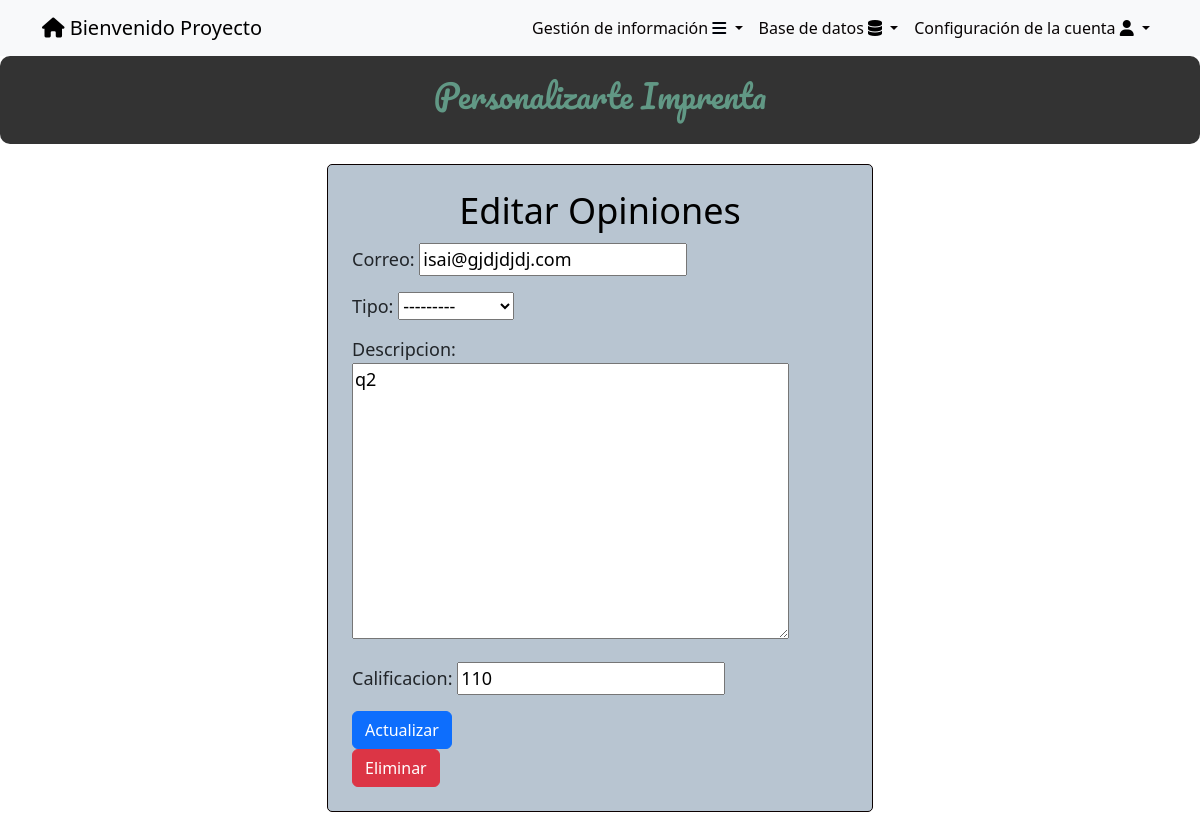
The app's page /opiniones/2/ (signed in) with its own data.
### tasks/models.py (models this page shows)
class Opionion(models.Model):
    QUEJA = 'Queja'
    OPINION = ' '
    SUGERENCIA = 'Sugerencia'
    ESTADO_CHOICES = [
        (QUEJA, 'Queja'),
        (OPINION, 'Opinion'),
        (SUGERENCIA, 'Sugerencia'),
    ]
    Correo  = models.EmailField(blank=True,null=True)
    FechaRegistro = models.DateField(auto_now_add=True,blank=True,null=True)
    tipo = models.CharField(blank=True,null=True,max_length=100,choices=ESTADO_CHOICES)
    descripcion = models.TextField(blank=True,null=True)
    calificacion = models.IntegerField(blank=True,null=True,validators=[MinValueValidator(1), MaxValueValidator(10)])
    user = models.ForeignKey(User, on_delete=models.CASCADE,blank=True, null=True)

### tasks/views.py (the view)
# urls.py: path('opiniones/<int:opinion_id>/', views.opinion_detail,name='opinion_detail'),
@login_required
def opinion_detail(request, opinion_id):
    opinion = get_object_or_404(Opionion, pk=opinion_id)
    if request.user.is_superuser:
        form = OpionionForm(instance=opinion)
    else:
        if opinion.user != request.user:
            return HttpResponseForbidden("No tienes permiso para acceder a esta página.")
        form = OpionionForm(instance=opinion)
    if request.method == 'POST':
        form = OpionionForm(request.POST, instance=opinion)  # Pasar instance=cliente para actualizar el cliente existente
        if form.is_valid():
            form.save()
            return redirect('opiniones')
    return render(request, 'opinion_detail.html', {
        'opinion': opinion,
        'form': form
    })

### tasks/forms.py
class OpionionForm(ModelForm):
    class Meta:
        model = Opionion
        fields = ['Correo','tipo','descripcion','calificacion']
        labels = {
            'Correo':'Correo',
            'FechaRegistro':'Fecha de Registro',
            'tipo':'Tipo',
            'descripcion':'Descripcion',
            'calificacion':'Calificacion'
        }

### tasks/templates/opinion_detail.html (shortened to what this page needs)
{% extends 'base.html' %}
{% block content %}
<head>
</head>
<body>
    <center>
        <div class="feature-box">
            <h2>Personalizarte Imprenta</h2>
        </div>
    </center>
    <div class="container">
        <div class="row justify-content-center">
            <div class="col-md-6">
                <div class="custom-form-container p-4">
                    <center><h1>
                        Editar Opiniones
                    </h1></center>
                    <form method="post">
                        {{ form.as_p }}
                        <button class="btn btn-primary">
                            Actualizar
                        </button>
                    </form>
                    {% if user.is_superuser  %}
                    <form id="deleteForm" method="post" action="{% url 'delete_opiniones' opinion.id %}">
                        <button class="btn btn-danger" type="button"onclick="confirmDelete()" >Eliminar</button>
                    </form>
                    {% endif %}
                </div>
            </div>
        </div>
    </div>
</body>
{% endblock %}

### tasks/templates/base.html (shortened to what this page needs)
<!DOCTYPE html>
<html lang="en">
<head>
    <link rel="stylesheet" href="https://cdn.jsdelivr.net/npm/bootstrap@5.3.2/dist/css/bootstrap.min.css">
    <link rel="stylesheet" href="https://cdnjs.cloudflare.com/ajax/libs/font-awesome/6.4.2/css/all.min.css">
    <link rel="stylesheet" href="https://cdn.jsdelivr.net/npm/bootstrap@5.3.2/dist/css/bootstrap.min.css">
</head>
<body>
    <nav class="navbar navbar-expand-lg bg-body-tertiary">
        <div class="container">
            {% if user.is_authenticated %}
            <a class="navbar-brand" href="/" id="uno"> <i class="fa-solid fa-house" style="color: #000000;"></i>
                Bienvenido {{user.username}}</a>
            {% endif %}
            {% if user.is_authenticated %}
            <div class="collapse navbar-collapse" id="navbarSupportedContent">
                <ul class="navbar-nav ms-auto">
                    <li class="nav-item dropdown">
                        <a class="nav-link dropdown-toggle" href="#" role="button" data-bs-toggle="dropdown"
                            aria-expanded="false">
                            Gestión de información <i class="fa-solid fa-bars" style="color: #00040b;"></i>
                        </a>
                    </li>
                    {% if user.is_superuser %}
                    <li class="nav-item dropdown">
                        <a class="nav-link dropdown-toggle" href="#" role="button" data-bs-toggle="dropdown"
                            aria-expanded="false">
                            Base de datos <i class="fa-solid fa-database" style="color: #000000;"></i>
                        </a>
                        {% endif %}
                    <li class="nav-item dropdown">
                        <a class="nav-link dropdown-toggle" href="#" role="button" data-bs-toggle="dropdown"
                            aria-expanded="false">
                            Configuración de la cuenta <i class="fa-solid fa-user" style="color: #000000;"></i>
                        </a>
            {% endif %}
        </div>
    </nav>
</body>
</html>
{% block content %}
{% endblock %}

### tasks/templates/base.html (style rules this page uses)
.nav-link { display: block; text-decoration: none; color: #080404; padding: 5px; }

### tasks/templates/opinion_detail.html (style rules this page uses)
.custom-form-container { background-color: #f8f9fa; border: 1px solid #080000; border-radius: 5px; padding: 10px; margin-top: 20px; margin-bottom: 20px; }
.custom-form-container { background-color: #b8c5d1; border: 1px solid #0b0101; border-radius: 5px; }
.feature-box { background-color: rgba(0, 0, 0, 0.8); color: white; padding: 20px; text-align: center; border-radius: 10px; transition: transform 0.3s ease; }
h1 { color: rgb(0, 0, 0); font-size: 36px; margin-bottom: 10px; }
h2 { font-family: 'Pacifico', cursive; color: rgb(97, 152, 133); font-size: 32px; margin-bottom: 10px; }
p { font-size: 18px; }

### records on screen
Opionion: Correo "isai@gjdjdjdj.com", tipo "---------", descripcion "q2", calificacion "110"

### other values on screen
{{ user.username }} "Proyecto"
